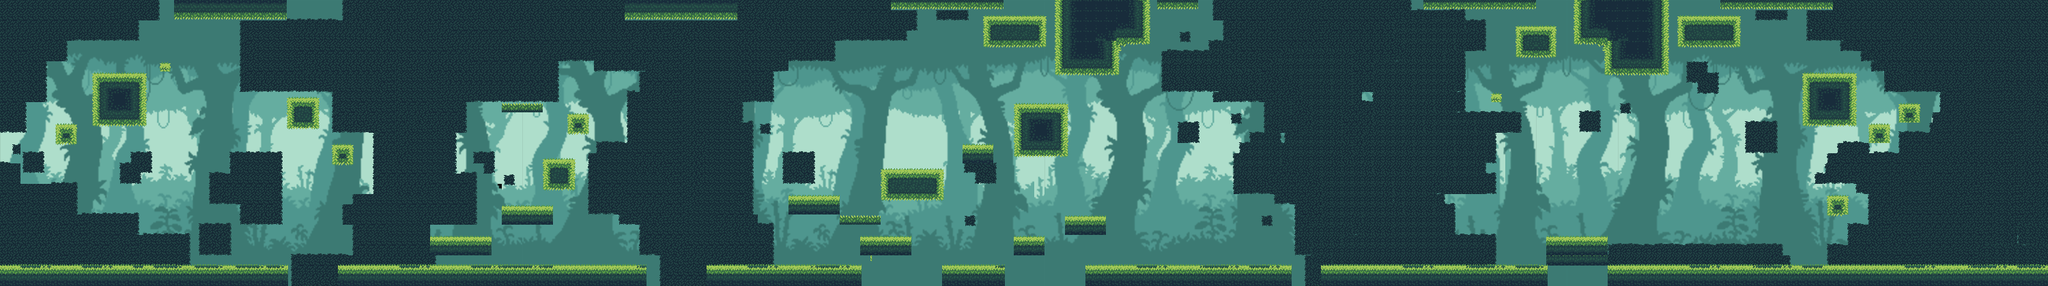

The image is a tile-based game level rendered from a .tmx file. Its description and source (layers, tilesets, objects; grid data summarised) follow:
An orthogonal 200x28 tile map with 15x15 px tiles, 5 tile layers (BG, BG2, BG3, BG4, ...), 8 tilesets and 85 objects.

<map version="1.2" tiledversion="1.2.1" orientation="orthogonal" renderorder="right-down" width="200" height="28" tilewidth="15" tileheight="15" infinite="0" nextlayerid="66" nextobjectid="133">
 <tileset firstgid="1" source="jungle tileset.tsx" />
 <tileset firstgid="172" source="JungleBG1.tsx" />
 <tileset firstgid="1600" source="JungleBG2.tsx" />
 <tileset firstgid="3028" source="JungleBG3.tsx" />
 <tileset firstgid="4456" source="JungleBG4.tsx" />
 <tileset firstgid="5884" source="JungleTile.tsx" />
 <tileset firstgid="6704" source="../CaveScene/cave.tsx" />
 <tileset firstgid="7350" source="gutter.tsx" />
 <layer id="51" name="BG" width="200" height="28">
  <data>[5600 cells, 5600 non-empty, 1430 distinct tile ids]</data>
 </layer>
 <layer id="52" name="BG2" width="200" height="28">
  <data>[5600 cells, 5600 non-empty, 1428 distinct tile ids]</data>
 </layer>
 <layer id="53" name="BG3" width="200" height="28">
  <data>[5600 cells, 5600 non-empty, 1428 distinct tile ids]</data>
 </layer>
 <layer id="54" name="BG4" width="200" height="28">
  <data>[5600 cells, 5600 non-empty, 1428 distinct tile ids]</data>
 </layer>
 <layer id="55" name="background" width="200" height="28">
  <data>[5600 cells, 4645 non-empty, 191 distinct tile ids]</data>
 </layer>
 <objectgroup id="46" name="Ground">
  <object id="1" x="2.5" y="392" width="415" height="22" />
  <object id="2" x="497" y="389" width="444" height="25.5" />
  <object id="3" x="631.667" y="349.833" width="86" height="20" />
  <object id="4" x="736" y="305.5" width="72.5" height="20" />
  <object id="5" x="1036.5" y="389.5" width="221" height="26" />
  <object id="6" x="1260.5" y="350.833" width="73.6666" height="23" />
  <object id="7" x="1486" y="152.5" width="74" height="73" />
  <object id="8" x="1382.5" y="389" width="84.5" height="27.5" />
  <object id="9" x="1486.5" y="346.5" width="41" height="24.5" />
  <object id="10" x="1561" y="317.5" width="55.5" height="23.5" />
  <object id="11" x="1590" y="390.5" width="296" height="25" />
  <object id="12" x="1935" y="389.5" width="327.833" height="25.5" />
  <object id="33" x="796" y="234.667" width="43.3333" height="43.3333" />
  <object id="35" x="833.424" y="169" width="26.3333" height="26.3333" />
  <object id="37" x="1289.5" y="250" width="89.5" height="38.8333" />
  <object id="41" x="1410.33" y="214.333" width="42.6667" height="23" />
  <object id="44" x="1545" y="75" width="90" height="30" />
  <object id="45" x="735.25" y="153.5" width="57.75" height="9.25" />
  <object id="51" x="2355" y="390" width="345" height="30" />
  <object id="52" x="2266.33" y="350" width="88.25" height="37.6667" />
  <object id="65" x="1" y="0" width="299" height="419" />
  <object id="68" x="2698" y="0" width="302" height="420" />
  <object id="122" x="1155.5" y="290.417" width="72.3333" height="24.5" />
  <object id="123" x="1230" y="318.667" width="59.3333" height="10" />
 </objectgroup>
 <objectgroup id="58" name="UnderGround">
  <object id="67" x="-6" y="410" width="3008" height="26" />
 </objectgroup>
 <objectgroup id="59" name="Crystal" />
 <objectgroup id="47" name="Reverse">
  <object id="13" x="945" y="359.5" width="32" height="55.5" />
  <object id="14" x="463" y="360.75" width="32" height="55.5" />
  <object id="15" x="1259" y="360.25" width="32" height="55.5" />
  <object id="16" x="1001.5" y="359.25" width="32" height="55.5" />
  <object id="17" x="1557.5" y="361.25" width="32" height="55.5" />
  <object id="18" x="1890" y="361.25" width="43" height="55.5" />
  <object id="27" x="420.667" y="361.333" width="21" height="56.3333" />
  <object id="54" x="2265" y="360" width="43" height="55.5" />
  <object id="71" x="2355" y="389.5" width="342.5" height="9.5" />
  <object id="72" x="2349.5" y="225" width="5.5" height="163.5" />
  <object id="73" x="2697.75" y="225.75" width="5.5" height="163.5" />
  <object id="74" x="2354.5" y="220.5" width="344" height="4.5" />
  <object id="124" x="1256.67" y="196.25" width="32" height="55.5" />
  <object id="125" x="1380" y="196.917" width="32" height="55.5" />
 </objectgroup>
 <objectgroup id="64" name="FireGround">
  <object id="77" x="2356.17" y="389.333" width="345" height="30" />
 </objectgroup>
 <objectgroup id="63" name="Enemy">
  <object id="34" x="789.333" y="233.667" width="13" height="13">
   <ellipse />
  </object>
  <object id="36" x="828.136" y="168.242" width="11" height="11">
   <ellipse />
  </object>
  <object id="38" x="1283.33" y="246" width="14.1667" height="15.1667">
   <ellipse />
  </object>
  <object id="39" x="1475.33" y="148" width="20" height="20">
   <ellipse />
  </object>
  <object id="53" x="2259.67" y="340" width="15.6667" height="15.6667">
   <ellipse />
  </object>
  <object id="19" x="840" y="360" width="30.5" height="29.5">
   <properties>
    <property name="mana" value="" />
    <property name="none" value="" />
    <property name="potion" value="" />
    <property name="sword" value="" />
   </properties>
  </object>
  <object id="22" x="661" y="319" width="29" height="28">
   <properties>
    <property name="mana" value="" />
    <property name="none" value="" />
    <property name="potion" value="" />
    <property name="sword" value="" />
   </properties>
  </object>
  <object id="23" x="1080" y="360" width="28.5" height="25.5">
   <properties>
    <property name="mana" value="" />
    <property name="none" value="" />
    <property name="potion" value="" />
    <property name="sword" value="" />
   </properties>
  </object>
  <object id="24" x="2190" y="360" width="32" height="27">
   <properties>
    <property name="mana" value="" />
    <property name="none" value="" />
    <property name="potion" value="" />
    <property name="sword" value="" />
   </properties>
  </object>
  <object id="26" x="1650" y="360" width="28.6667" height="28.5">
   <properties>
    <property name="mana" value="" />
    <property name="none" value="" />
    <property name="potion" value="" />
    <property name="sword" value="" />
   </properties>
  </object>
  <object id="55" x="555" y="360" width="30" height="30">
   <properties>
    <property name="mana" value="" />
    <property name="none" value="" />
    <property name="potion" value="" />
    <property name="sword" value="" />
   </properties>
  </object>
  <object id="56" x="1170" y="360" width="30" height="30">
   <properties>
    <property name="mana" value="" />
    <property name="none" value="" />
    <property name="potion" value="" />
    <property name="sword" value="" />
   </properties>
  </object>
  <object id="58" x="1335" y="220" width="30" height="30">
   <properties>
    <property name="mana" value="" />
    <property name="none" value="" />
    <property name="potion" value="" />
    <property name="sword" value="" />
   </properties>
  </object>
  <object id="59" x="1425" y="360" width="30" height="30">
   <properties>
    <property name="mana" value="" />
    <property name="none" value="" />
    <property name="potion" value="" />
    <property name="sword" value="" />
   </properties>
  </object>
  <object id="60" x="1740" y="360" width="30" height="30">
   <properties>
    <property name="mana" value="" />
    <property name="none" value="" />
    <property name="potion" value="" />
    <property name="sword" value="" />
   </properties>
  </object>
  <object id="61" x="1995" y="360" width="30" height="30">
   <properties>
    <property name="mana" value="" />
    <property name="none" value="" />
    <property name="potion" value="" />
    <property name="sword" value="" />
   </properties>
  </object>
  </objectgroup>
 <objectgroup id="61" name="Boss">
  <!-- 21 objects omitted --></objectgroup>
 <objectgroup id="60" name="Coin">
  <!-- 20 objects omitted --></objectgroup>
 <objectgroup id="57" name="EndPoint">
  <!-- 2 objects omitted --></objectgroup>
</map>
<!-- 29 of 85 objects omitted -->
